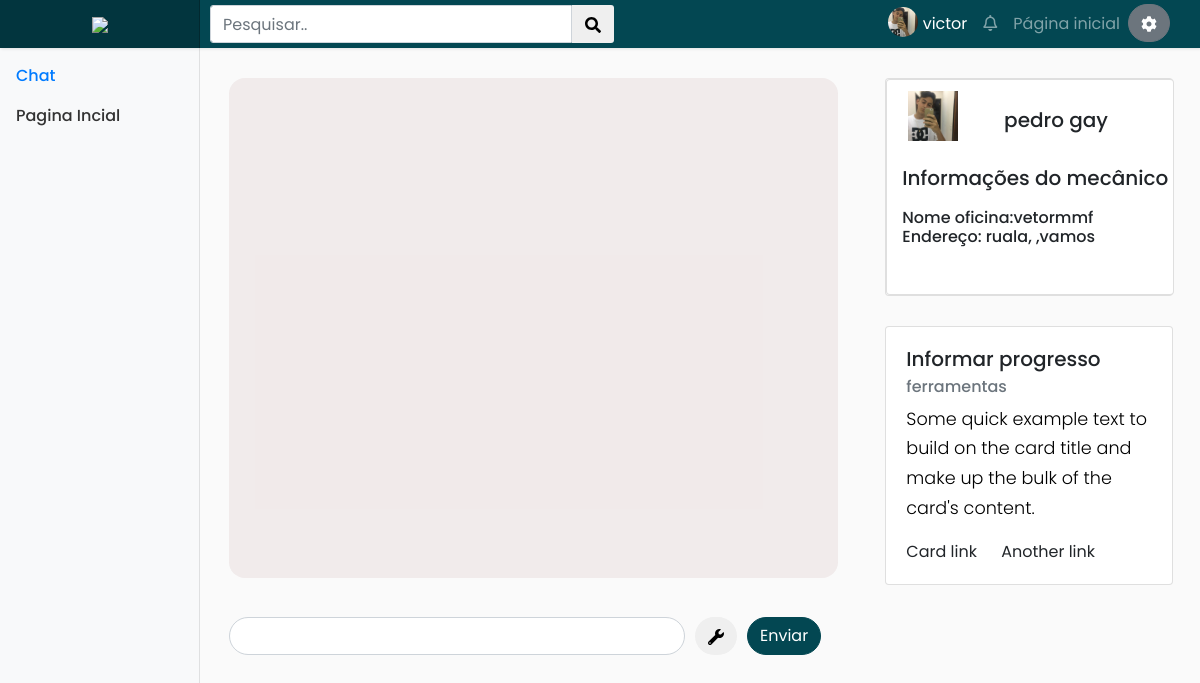
The page /chat.php?cod_servico=14 (signed in) on the database as committed earlier.
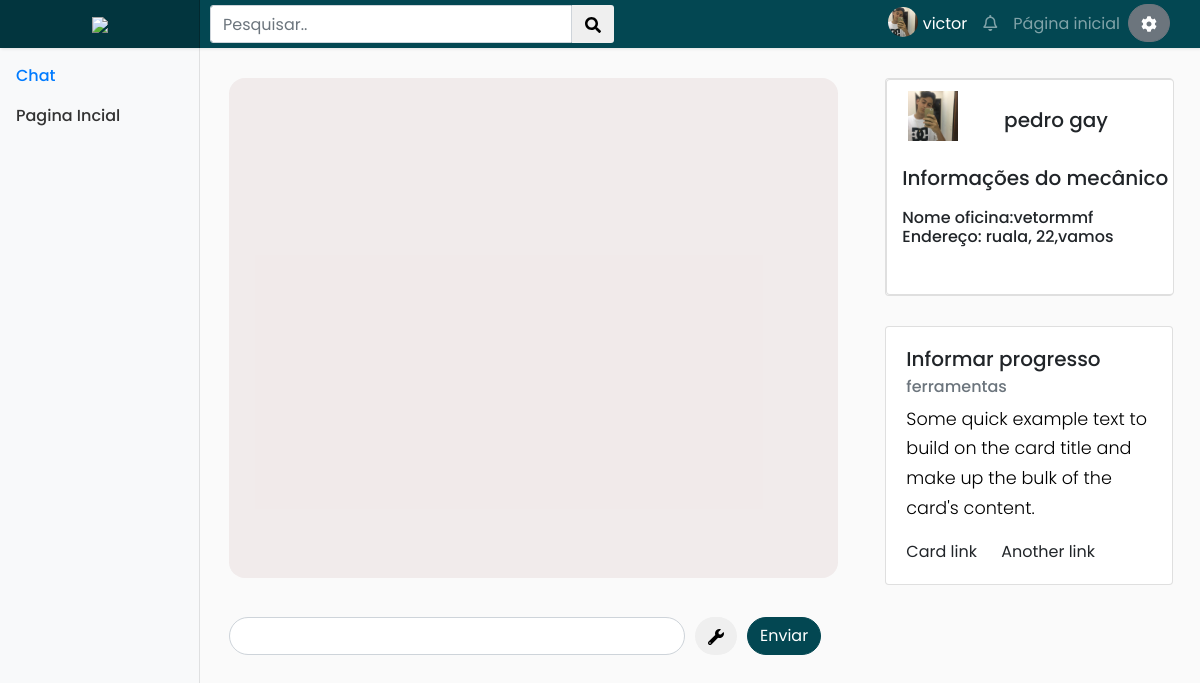
The same page on the database as committed later.
### tables this page shows
CREATE TABLE `oficina` (
  `cod_oficina` int(11) NOT NULL,
  `nome` varchar(200) NOT NULL,
  `rua` varchar(50) NOT NULL,
  `cidade` varchar(50) NOT NULL,
  `estado` varchar(50) NOT NULL,
  `cep` varchar(50) NOT NULL,
  `cnpj` varchar(200) NOT NULL,
  `cod_login` int(11) NOT NULL,
  `telefone` int(11) NOT NULL,
  `complemento` varchar(200) NOT NULL,
  `numero` varchar(200) NOT NULL,
  `bairro` varchar(200) NOT NULL,
  `celular` int(11) NOT NULL
);

### chat.php (the view, shortened to what this page needs)
<?php
if(!isset($_SESSION["system_control"]))
{
  ?>
  <script>
    alert("Acesso Inválido!");
    document.location.href = "login.php";
  </script>
  <?php
}
else{
  $system_control = $_SESSION["system_control"];
  $privilegio = $_SESSION["privilegio"];
  if($system_control == 1 && $privilegio == 0){
    require('connect.php');
    $cod_servico = $_GET['cod_servico'];
    ?>
    <!DOCTYPE html>
    <html>
    <head>
      <link rel="stylesheet" href="scss/main.css">
      <link rel="stylesheet" type="text/css" href="css/style.css">
</head>
<body style="overflow-x: hidden;">
  <div class="row">
    <nav class="col-md-2 d-none d-md-block bg-light sidebar">
      <div class="sidebar-sticky">
        <ul class="nav flex-column">
          <li class="nav-item">
            <a class="nav-link active" href="#">
              Chat <span class="sr-only">(current)</span>
            </a>
          </li>
          <li class="nav-item">
            <a class="nav-link" href="perfil_cliente.php">Pagina Incial</a>
          </li>
        </ul>
      </div>
    </nav>
    <main role="main" class="col-md-9 ml-sm-auto col-lg-10 px-4">
      <div class="row">
        <div class="col-8">
          <div id="screen" style="margin-top: 30px;" class="tela"></div> <br>
          <footer class="footer">
            <div class="container">
             <div class="form-row">
              <div class="col-9">
                <input class="form-control" id="message" size="40">
              </div>
              <div class="col-3">
                <button type="button" style="margin-right: 10px" class="btn btn-default" data-toggle="modal" data-target="#tools"><i class="fas fa-wrench"></i></button><button class="btn btn-primary" id="button"> Enviar </button>
              </div>
            </div></footer>
          </div>
          <?php
          $sql ="SELECT * FROM `servico` WHERE `cod_servico` = $cod_servico" ;
          $resultado = mysqli_query($conn,$sql);
          $vetor_cliente = mysqli_fetch_array($resultado);
          $cod_mecanico = $vetor_cliente['cod_mecanico'];
          $cod_oficina = $vetor_cliente['cod_oficina'];
          $sql_pesquisa ="SELECT * FROM `mecanico` WHERE `cod_mecanico` = $cod_mecanico" ;
          $resultado_pesquisa = mysqli_query($conn,$sql_pesquisa);
          $vetor_imagem = mysqli_fetch_array($resultado_pesquisa);
          $cod_login = $vetor_imagem['cod_login'];
          $sql_pesq ="SELECT * FROM `login` WHERE `cod_login` = $cod_login" ;
          $resultado_pesq = mysqli_query($conn,$sql_pesq);
          $vetor_final= mysqli_fetch_array($resultado_pesq);
          $imagem_cliente = $vetor_final['imagem'];
          $sql ="SELECT * FROM `oficina` WHERE `cod_oficina` = $cod_oficina" ;
          $resultado = mysqli_query($conn,$sql);
          $vetor_veiculo = mysqli_fetch_array($resultado);
          ?>
          <div class="col-4">
            <div class="card" style="margin-top:30px;width: 18rem;">
              <div class="card"  style="width: 18rem;">
                <table>
                  <tr>
                    <td><img  style="height: 50px;width: 50px;margin-top: 10px;margin-left: 20px;" src="<?php echo $imagem_cliente; ?>" alt="Card image cap"></td>
                    <td><?php
                    echo "<h5 style='margin-top:25px;'>" . $vetor_imagem['nome']. " " . $vetor_imagem['sobrenome'] . "</h5>";
                    ?></td>
                  </tr>
                </table><br> <h5 style="margin-left: 15px;">Informações do mecânico</h5>
                <?php
                echo "<h6 style='margin-left:15px;margin-top:10px;'>Nome oficina:".$vetor_veiculo['nome']. "<br>  Endereço: rua". $vetor_veiculo['rua'] .", ". $vetor_veiculo['numero'] . ",".$vetor_veiculo['bairro']."</h6>";
                ?>
                <div class="card-body">
                </div>
              </div>
            </div>
            <div class="card" style="margin-top:30px;width: 18rem;">
              <div class="card-body">
                <h5 class="card-title">Informar progresso</h5>
                <h6 class="card-subtitle mb-2 text-muted">ferramentas</h6>
                <p class="card-text">Some quick example text to build on the card title and make up the bulk of the card's content.</p>
                <a href="#" class="card-link">Card link</a>
                <a href="#" class="card-link">Another link</a>
              </div>
            </div>
          </div>
        </div>
      </main>
    </body>
    </html>
    <?php
  }
}
?>

Rows that differ between the two databases and show on the page:
changed oficina "vetormmf": numero (not shown) → "22"
